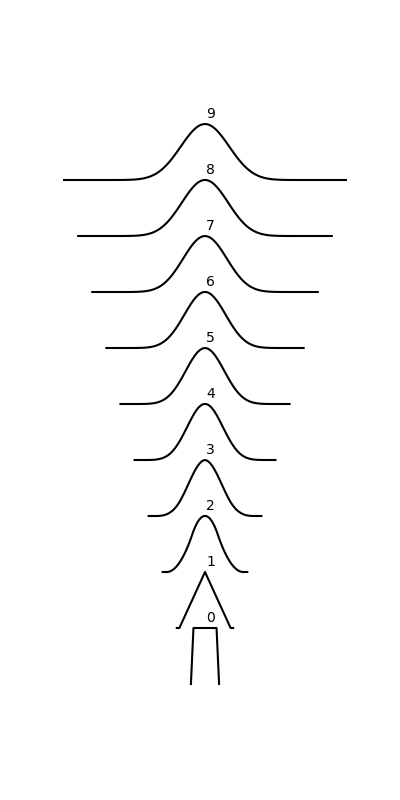

This chart was generated by the following Python code:
#
# Use convolution to demonstrate that
# by convolving a signal with itself
# the signal approaches a gaussian
# density. This is a numerical demonstration
# of the central limit theorem.
# 
import numpy as n
import matplotlib.pyplot as plt
import scipy.signal as s

# input signals to be convolved
a=n.ones(12)
a[0]=0.0
a[11]=0.0
b=n.copy(a)

fig=plt.figure(figsize=(4,8))
# zero-padded FFT (10+20=30)
for i in range(10):
    idx=n.arange(len(b))-len(b)/2.0
    plt.plot(idx,b/n.max(b)+i,color="black")
    plt.text(0,i+1.1,"%d"%(i))
    b=s.fftconvolve(a,b)
plt.axis("off")
plt.savefig("central_limit.png")
plt.show()
